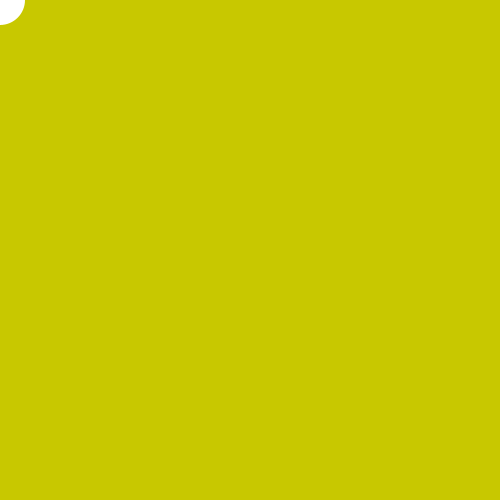
Frame 1 (no input)
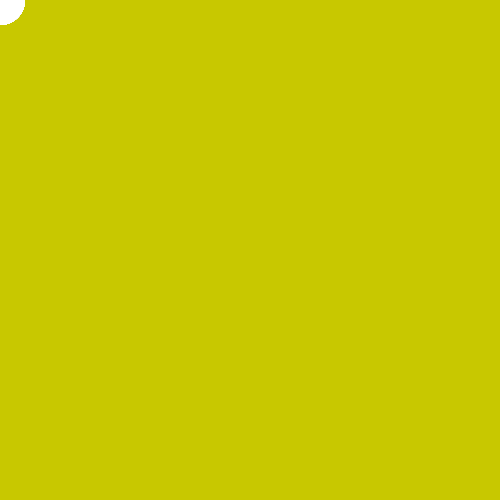
Frame 60 (the mouse pressed at the canvas centre just before this capture)
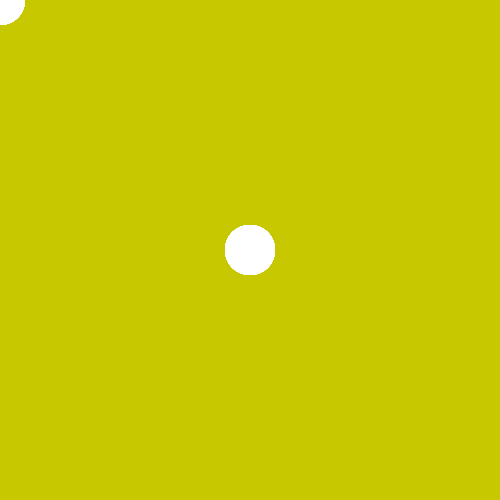
Frame 120 (the mouse held since frame 60 and released just before this capture)

The Processing sketch that drew these frames (run headless with seeded random() and noise(); from frame 60 on, the mouse is pressed at the canvas centre):

// Processing sketch: Day05_5_sketching_tool
// ── Day05_5_sketching_tool.pde

void setup () {

  size(500, 500);
  background (200, 200, 0);
  smooth();
  noStroke();
}

void draw() {

  fill(255);
  ellipse(mouseX, mouseY, 50, 50);
}
